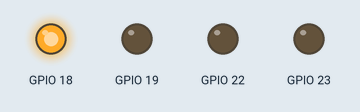
Simulated run of this sketch. Board: ESP32. On the bench: output pins drawn as LEDs (lit = HIGH).

Above: at 0.2 s.
At 1.2 s:
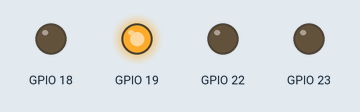
At 2.2 s:
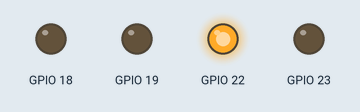
At 3.2 s:
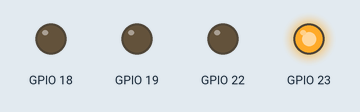
At 4.7 s:
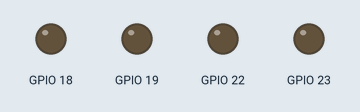
Timing chart, 0 to 5.2 s (numbered marks = the images above):
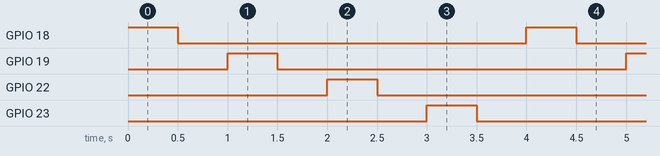

Measured:
- by itself, GPIO 18, GPIO 19, GPIO 22, GPIO 23: alternates HIGH for 0.50 s and LOW for 3.5 s
- by itself, everything shown: repeats every 4.0 s, in 8 steps

The sketch:

BNK_4LED.ino
```cpp
void setup() {
  // put your setup code here, to run once:
pinMode(18, OUTPUT);
pinMode(19, OUTPUT);
pinMode(22, OUTPUT);
pinMode(23, OUTPUT);

}

void loop() {
  // put your main code here, to run repeatedly:
bnk();
}

void bnk(){
  digitalWrite(18,1);
    delay(500);
  digitalWrite(18,0);
  delay(500);

  digitalWrite(19,1);
    delay(500);
  digitalWrite(19,0);
  delay(500);


  digitalWrite(22,1);
    delay(500);
  digitalWrite(22,0);
  delay(500);


  digitalWrite(23,1);
    delay(500);
  digitalWrite(23,0);
  delay(500);

}
```
